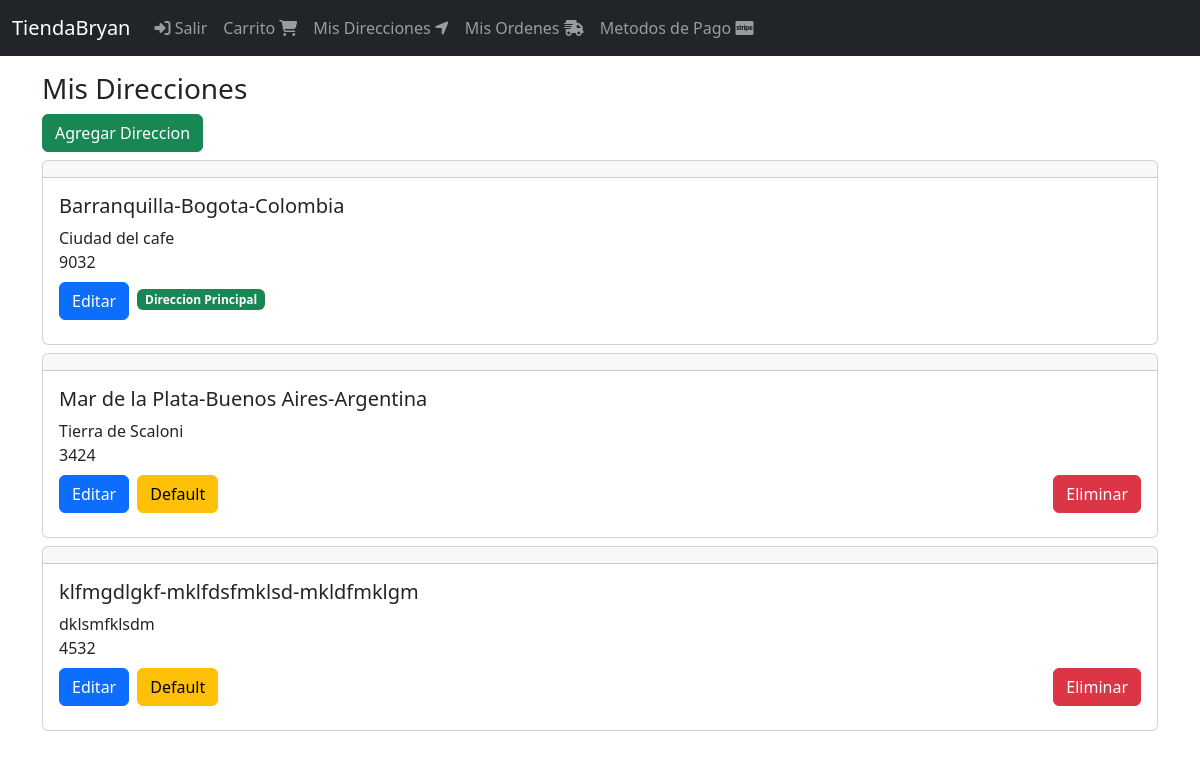
The page /direcciones/ (signed in) on the database its author committed.
### DirEnvio/models.py (models this page shows, shortened)
class DireccionEnvio(models.Model):
    user = models.ForeignKey(User, null=False, blank=False, on_delete=models.CASCADE)
    line1 = models.CharField(max_length=300)
    line2 = models.CharField(max_length=300, blank=True)
    city = models.CharField(max_length=100)
    state = models.CharField(max_length=100)
    country = models.CharField(max_length=50)
    reference = models.CharField(max_length=300)
    postal_code = models.CharField(max_length=10, null=False, blank=False)
    default = models.BooleanField(default=False)
    created_at = models.DateTimeField(auto_now_add=True)
    @property
    def direccion(self):
        return '{}-{}-{}'.format(self.city, self.state, self.country)

### DirEnvio/views.py (the view)
# urls.py: path('', views.EnvioDirecciones.as_view(), name='direccion_envio'),
class EnvioDirecciones(LoginRequiredMixin ,ListView):
    login_url = 'login'
    model = DireccionEnvio
    template_name = 'direccion_envios/direccion_envio.html'
    def get_queryset(self):
        return DireccionEnvio.objects.filter(user=self.request.user).order_by('-default')

### DirEnvio/templates/direccion_envios/direccion_envio.html
{% extends 'base.html' %}
{% block content %}
<div class="col">
    <div class="h3">
        Mis Direcciones
    </div>
    <a class="btn btn-success" href="{% url 'formulariodir' %}">Agregar Direccion</a>
    <div class="mt-2">
        {% for direccion_envio in object_list %}
            <div class="mt-2">
                {% include 'direccion_envios/snippets/cartDirecciones.html' %}
            </div>
        {% endfor %}
    </div>
</div>
{% endblock %}

### DirEnvio/templates/direccion_envios/snippets/cartDirecciones.html
<div class="card">
    <h4 class="card-header"></h4>
    <div class="card-body">
        <h5 class="card-title">{{direccion_envio.direccion}}</h5>
        <div class="card-title">
            {{direccion_envio.reference}}
            <div class="card-title">
                {{direccion_envio.postal_code}}
            </div>
            <div class="d-flex align-items-center justify-content-between">
                <div class="d-flex gap-2">
                    <a href="{% url 'update' direccion_envio.pk %}" class="btn btn-primary">Editar</a>
                    {% if direccion_envio.default %}
                    <div class="mt-1">
                        <span class="badge bg-success">Direccion Principal</span>
                    </div>
                    {% else %}
                    <a href="{% url 'default' direccion_envio.pk %}" class="btn btn-warning">Default</a>
                </div>
                    <a href="{% url 'remove' direccion_envio.pk %}" class="btn btn-danger">Eliminar</a>
                    {% endif %}
            </div>
        </div>
    </div>
</div>

### rows shown on the page
DireccionEnvio: direccion "Barranquilla-Bogota-Colombia", reference "Ciudad del cafe", postal_code "9032", default "Direccion Principal"
DireccionEnvio: direccion "Mar de la Plata-Buenos Aires-Argentina", reference "Tierra de Scaloni", postal_code "3424", default "Default"
DireccionEnvio: direccion "klfmgdlgkf-mklfdsfmklsd-mkldfmklgm", reference "dklsmfklsdm", postal_code "4532", default "Default"
